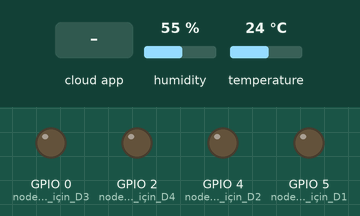
Recording of a sketch running on a simulated ESP8266 (NodeMCU). Parts: output pins drawn as LEDs (lit = HIGH). Inputs (shaded band) come from the test bench; at power-on: humidity 55 %, temperature 24 °C. WiFi joins after 1.5 s; servers stay silent unless stated; the Firebase database answers and starts empty; what the sketch prints to the serial monitor is not drawn.

Above: at 5.3 s.
5.4 s: the phone or cloud app sets switch to 1
At 7.1 s:
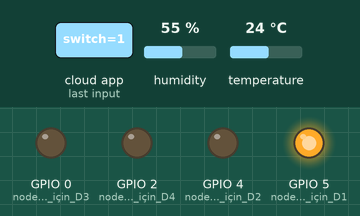
7.4 s: the phone or cloud app sets switch_1 to 1
At 8.5 s:
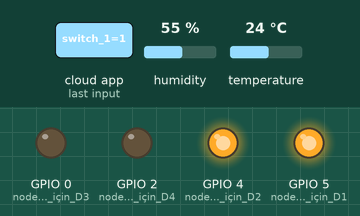
9.2 s: the phone or cloud app sets switch_2 to 1
At 10.0 s:
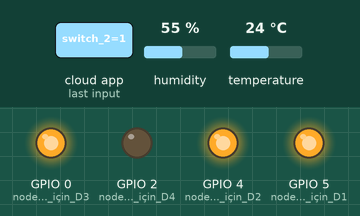
11.0 s: the phone or cloud app sets switch_3 to 1
At 12.0 s:
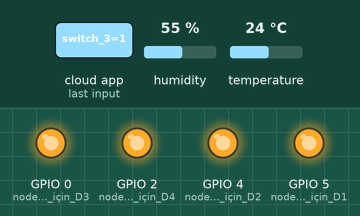
12.5 s: the phone or cloud app sets switch to 0
At 14.0 s:
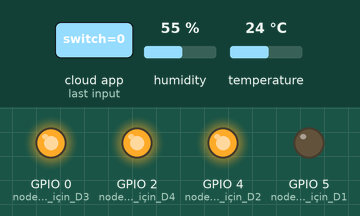
14.9 s: the phone or cloud app sets switch_1 to 0
At 16.6 s:
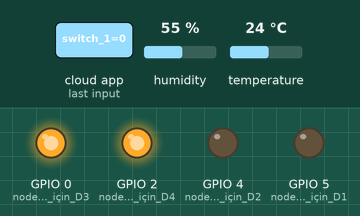
Timing chart, 0 to 17.7 s (numbered marks = the images above; inputs shaded):
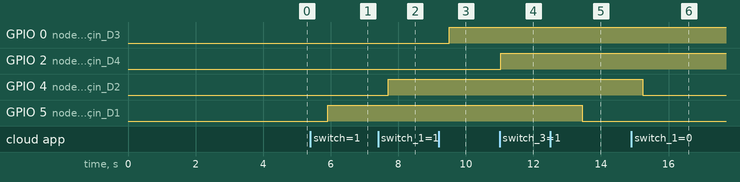

Measured:
- after the input at 5.4 s, GPIO 5 (nodeMCU_için_D1): LOW → HIGH after 0.51 s
- after the input at 7.4 s, GPIO 4 (nodeMCU_için_D2): LOW → HIGH after 0.31 s
- after the input at 9.2 s, GPIO 0 (nodeMCU_için_D3): LOW → HIGH after 0.31 s
- after the input at 11.0 s, GPIO 2 (nodeMCU_için_D4): LOW → HIGH at once
- after the input at 12.5 s, GPIO 5 (nodeMCU_için_D1): HIGH → LOW after 0.94 s
- after the input at 14.9 s, GPIO 4 (nodeMCU_için_D2): HIGH → LOW after 0.34 s

The sketch:

role.ino
```cpp
#include<ESP8266WiFi.h>
#include<SoftwareSerial.h>
#include<FirebaseArduino.h>
#include<ArduinoJson.h>
#include<ESP8266HTTPClient.h>
#include<DHT.h>
//----------------------------------------
#include <ESP8266WebServer.h>  //kart web portu açsın diye
#include <WiFiManager.h> //wifi yönetebilmek için
#include <DNSServer.h> //dns server yönetebilmek için


#define FIREBASE_HOST "iot-first-f09d6-default-rtdb.firebaseio.com"
#define FIREBASE_AUTH "mDgCfzP7Ly1o2eOYcNf87IF6iQTbsmkZxj52XZae"
//kartın modelini 2.5.2 yaptım !


#define DHTPIN 13
#define DHTTYPE DHT11

DHT dht(DHTPIN,DHTTYPE);

bool light;
bool light_1;
bool light_2;
bool light_3;

unsigned long previousMillis = 0;
const long interval = 10000;

void setup() {
  WiFi.mode(WIFI_STA);
  WiFi.disconnect();
  delay(100);

  pinMode(5,OUTPUT);//nodeMCU için D1
  pinMode(4,OUTPUT);//nodeMCU için D2
  pinMode(0,OUTPUT);//nodeMCU için D3
  pinMode(2,OUTPUT);//nodeMCU için D4

  Serial.begin(115200);
  delay(500);
  WiFiManager wifiManager;
  wifiManager.autoConnect("Smart_House_Wifi");

  Serial.println("Connecting...");

  while(WiFi.status() != WL_CONNECTED){
    Serial.println(".");
    delay(500);
    }
  delay(1000);
  Serial.println();
  Serial.println("Connected...");
  Serial.println(WiFi.localIP());
  //Wifiye bağlanacak burada
  Firebase.begin(FIREBASE_HOST,FIREBASE_AUTH);
  dht.begin();

  delay(1000);


}

void readDatas(){
  float h =dht.readHumidity();
  float t = dht.readTemperature();
  Serial.println("temp");
  Serial.println(t);
  Serial.println("humidity");
  Serial.println(h);
  Firebase.setFloat("Data/Temperature",t);
  Firebase.setFloat("Data/Humidity",h);
}


void loop() {

light=Firebase.getBool("LightState/switch");
light_1=Firebase.getBool("LightState/switch_1");
light_2=Firebase.getBool("LightState/switch_2");
light_3=Firebase.getBool("LightState/switch_3");

Serial.println("light:");
Serial.print(light);
Serial.println("light_1:");
Serial.print(light_1);
Serial.println("light_2:");
Serial.print(light_2);
Serial.println("light_3:");
Serial.print(light_3);


if(light==true){
  digitalWrite(5,HIGH);//D1 bacağı için
  }
  if(light==false){
    digitalWrite(5,LOW);
  }
if(light_1==true){
  digitalWrite(4,HIGH);//D2 bacağı için
  }
  if(light_1==false){
    digitalWrite(4,LOW);
  }
if(light_2==true){
  digitalWrite(0,HIGH);//D3 bacağı için
  }
  if(light_2==false){
    digitalWrite(0,LOW);
  }
if(light_3==true){
  digitalWrite(2,HIGH);//D4 bacağı için
  }
  if(light_3==false){
    digitalWrite(2,LOW);
  }

  unsigned long currentMillis = millis();
  if(currentMillis-previousMillis>=interval){
    readDatas();
    previousMillis=currentMillis;
    }
}
```
